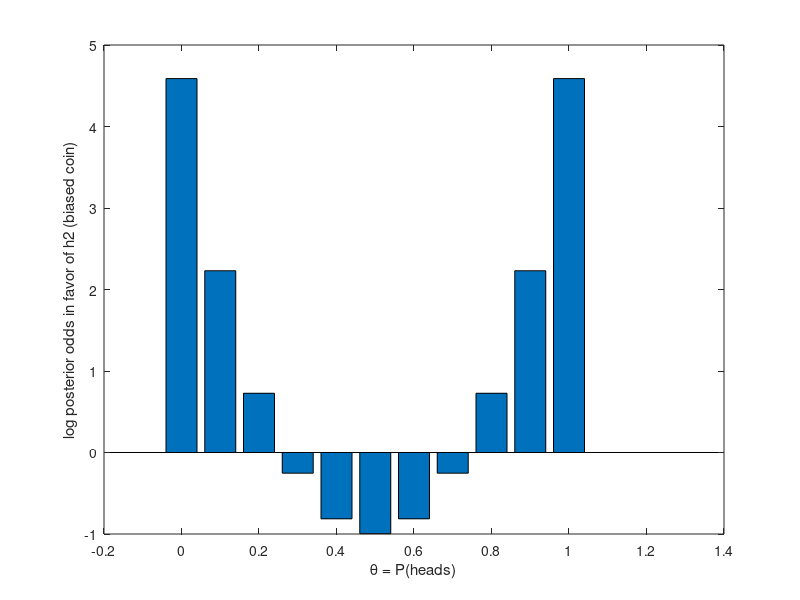

The MATLAB script that drew this image:
% Bayesian inference for coin flips: Model selection
%
% Two hypotheses -- 1) coin is fair, 2) coin is unfair
% Note that h2 has multiple possible values of theta.
% Solve by computing marginal probability of d under h2 by integrating over theta
%

% Constants
%
dtheta = 0.01;

% Generative process
% flip coin; probability of getting heads is theta
%
theta = 0.5; % = P(heads)
N = 20;
d = rand(1, N) < theta; % sequence of coin flips
disp(d)

%
% Hypothesis space
%
h1 = struct;
h2 = struct;

h1.theta = 0.5; % candidate coin #1 is fair => specific theta
h2.theta_prior = @(theta) 1; % candidate coin #2 is unfair; have a uniform prior for theta p(theta | h2)

h1.prior = 0.5; % prior P(h1) -- both coins are equally likely
h2.prior = 0.5; % prior P(h2)

% theta likelihood = P(data | theta)
%
likelihood = @(d, theta) theta ^ sum(d) * (1 - theta) ^ (length(d) - sum(d));

% hypothesis likelihood = P(data | h)
%
h1.likelihood = @(d) likelihood(d, h1.theta); % the fair coin has only 1 theta
% the unfair coin can be any one of many thetas => we must marginalize d over
% theta to get P(d | h2)
h2.likelihood = @(d) sum(arrayfun(@(theta) likelihood(d, theta) * h2.theta_prior(theta) * dtheta, 0:dtheta:1));

fprintf('P(d | h1) = %e\n', h1.likelihood(d));
fprintf('P(d | h2) = %e\n', h2.likelihood(d));

H = {h1 h2}; % all hypotheses

%
% Compute the posteriors
%

% marginalize over h to find P(d)
%
marginalize = @(d) sum(cellfun(@(h) h.likelihood(d) * h.prior, H));

% posterior P(h | d)
%
posterior = @(h, d) h.likelihood(d) * h.prior / marginalize(d);

fprintf('P(h1 | d) = %e\n', posterior(h1, d));
fprintf('P(h2 | d) = %e\n', posterior(h2, d));

% log posterior odds in favor of h2 (biased coin)
%
fprintf('log P(h2 | d) / P(h1 | d) = %f\n', log(posterior(h1, d) / posterior(h2, d)));

% some plotting
% Figure 1 in http://cocosci.berkeley.edu/tom/papers/bayeschapter.pdf
%
thetas = 0:0.1:1;
lpos = [];
for theta = thetas
    N = 10;
    while true
        d = rand(1, N) < theta; % sequence of coin flips
        % make sure fraction of heads is same as theta
        % kinda lame but makes the plot pretty
        if abs(sum(d) / length(d) - theta) < 0.01
            break
        end
    end
    lpo = log(posterior(h2, d) / posterior(h1, d));
    lpos = [lpos lpo];
end

figure;
bar(thetas, lpos);
xlabel('\theta = P(heads)');
ylabel('log posterior odds in favor of h2 (biased coin)');